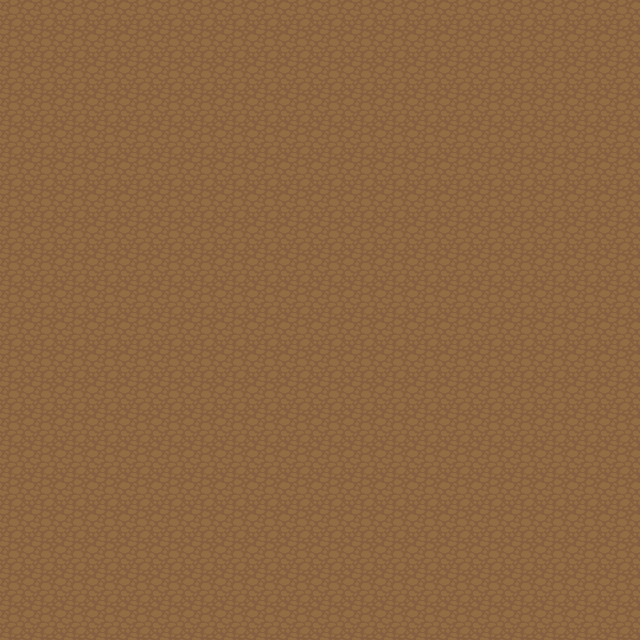

Below is a game level as drawn by its tile map, then a one-line description and the .tmx that defines it (tile-layer data replaced by summaries):
An orthogonal 20x20 tile map with 32x32 px tiles, 1 tile layer (Calque de Tile 1).

<map version="1.0" orientation="orthogonal" renderorder="right-down" width="20" height="20" tilewidth="32" tileheight="32" nextobjectid="1">
 <tileset firstgid="1" name="herbe" tilewidth="32" tileheight="32" tilecount="18">
  <image source="LPC Base Assets/tiles/dirt2.png" width="96" height="192" />
 </tileset>
 <layer name="Calque de Tile 1" width="20" height="20">
  <data>[400 cells, 400 non-empty, 1 distinct tile ids]</data>
 </layer>
</map>
